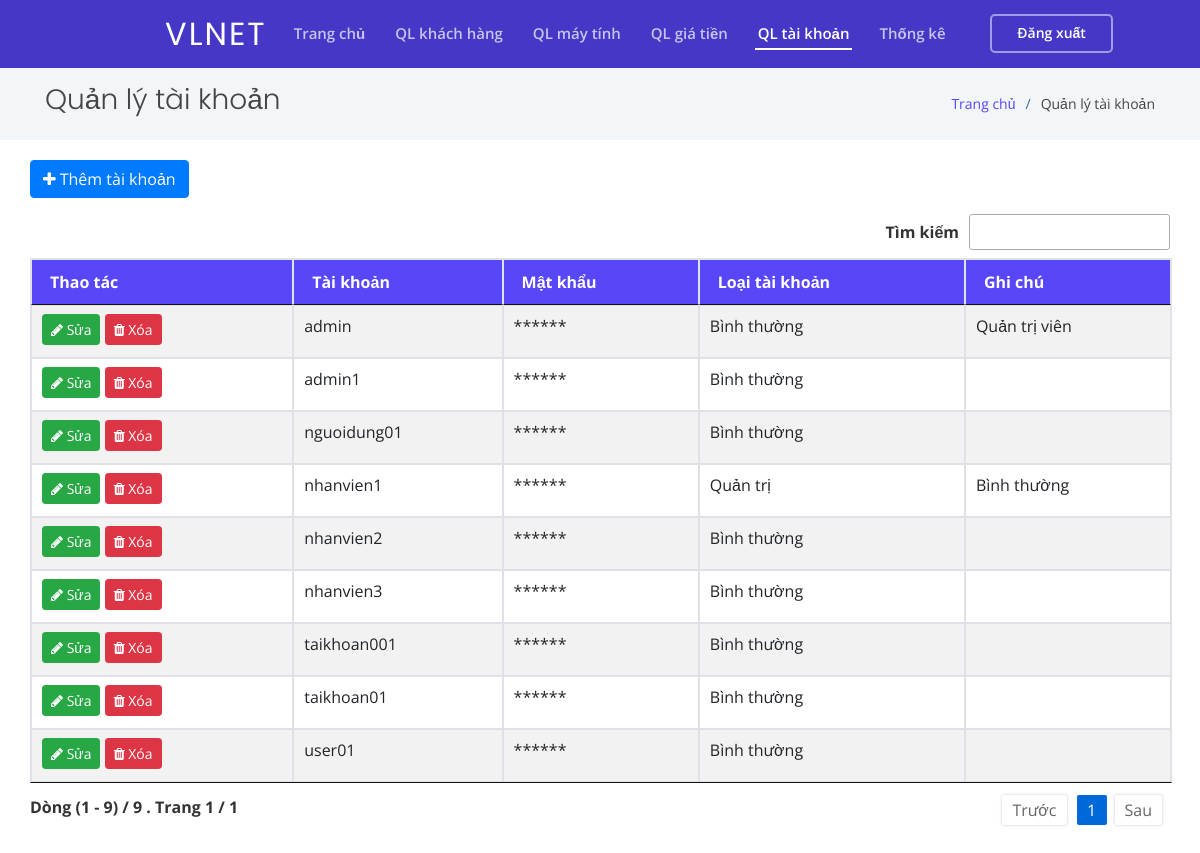
/old/ql-tai-khoan.php (signed in), run on the app's committed database.
### tables this page shows
CREATE TABLE `taikhoan` (
  `taikhoan` varchar(16) NOT NULL COMMENT 'khóa chính',
  `matkhau` char(32) NOT NULL COMMENT 'mật khẩu mã hóa',
  `loaitaikhoan` varchar(255) NOT NULL DEFAULT 'Bình thường',
  `ghichu` varchar(255) DEFAULT NULL
);

### old/ql-tai-khoan.php (the view, shortened to what this page needs)
<?php
require_once('./include/function.php');
require_once('./header.php');
$querytaikhoan = mysqli_query($conn, "SELECT * FROM `taikhoan` WHERE 1 ORDER BY `taikhoan`.`taikhoan` ASC");
?>
<div class="row">
    <button id="submit" class="btn btn-primary mb-3" data-toggle="modal" data-target="#exampleModal" data-title="Thêm thông tin khách hàng" data-type="insert"><i class="fa fa-plus"></i> Thêm tài khoản</button>
    <table id="datatable" style="width:100%" class="table table-striped table-bordered">
        <thead>
            <tr>
                <th>Thao tác</th>
                <th>Tài khoản</th>
                <th>Mật khẩu</th>
                <th>Loại tài khoản</th>
                <th>Ghi chú</th>
            </tr>
        </thead>
        <tbody>
            <?php
            if ($querytaikhoan && $querytaikhoan->num_rows > 0) {
                while ($row = mysqli_fetch_assoc($querytaikhoan)) {
            ?>
                    <tr>
                        <td>
                            <a href="#" class="btn btn-sm btn-success mb-1" title="Sửa" data-toggle="modal" data-target="#exampleModal" data-taikhoan="<?= $row['taikhoan'] ?>" data-loaitaikhoan="<?= $row['loaitaikhoan'] ?>" data-ghichu="<?= $row['ghichu'] ?>" data-title="Cập nhật thông tin khách hàng" data-type="update">
                                <i class="fa fa-pencil"></i> Sửa
                            </a>
                            <a href="#" class="btn btn-sm btn-danger mb-1" title="Xóa" data-toggle="modal" data-target="#exampleModal2" data-taikhoan="<?= $row['taikhoan'] ?>">
                                <i class="fa fa-trash"></i> Xóa
                            </a>
                        </td>
                        <td><?= $row['taikhoan'] ?></td>
                        <td>******</td>
                        <td><?= $row['loaitaikhoan'] ?></td>
                        <td><?= $row['ghichu'] ?></td>
                    </tr>
            <?php
                }
            }
            ?>
        </tbody>
    </table>
</div>
<?php
require_once('./footer.php');
?>

### old/assets/css/styleDatatable.css (style rules this page uses)
table.dataTable { width:100%;margin:0 auto;clear:both;border-collapse:separate;border-spacing:0 }
table.dataTable thead th,table.dataTable tfoot th { font-weight:bold }
table.dataTable thead th,table.dataTable thead td { padding:10px 18px;border-bottom:1px solid #111 }
table.dataTable thead .sorting,table.dataTable thead .sorting_asc,table.dataTable thead .sorting_desc,table.dataTable thead .sorting_asc_disabled,table.dataTable thead .sorting_desc_disabled { cursor:pointer;*cursor:hand;background-repeat:no-repeat;background-position:center right }
table.dataTable tbody tr { background-color:#fff }
table.dataTable tbody th,table.dataTable tbody td { padding:8px 10px }
table.dataTable.no-footer { border-bottom:1px solid #111 }
table.dataTable,table.dataTable th,table.dataTable td { box-sizing:content-box }

### old/assets/css/style.css (style rules this page uses)
body { font-family: "Open Sans", sans-serif; color: #444444; cursor: url(../cursor/xanhla.cur), auto; }
a { color: #5846f9; }
table.dataTable thead tr { background: #5846f9; color: #fff; }
table.dataTable thead th { vertical-align: middle; }

### data on the page
taikhoan: taikhoan "admin", loaitaikhoan "Bình thường", ghichu "Quản trị viên"
taikhoan: taikhoan "admin1", loaitaikhoan "Bình thường"
taikhoan: taikhoan "nguoidung01", loaitaikhoan "Bình thường"
taikhoan: taikhoan "nhanvien1", loaitaikhoan "Quản trị", ghichu "Bình thường"
taikhoan: taikhoan "nhanvien2", loaitaikhoan "Bình thường"
taikhoan: taikhoan "nhanvien3", loaitaikhoan "Bình thường"
taikhoan: taikhoan "taikhoan001", loaitaikhoan "Bình thường"
taikhoan: taikhoan "taikhoan01", loaitaikhoan "Bình thường"
taikhoan: taikhoan "user01", loaitaikhoan "Bình thường"

### other printed values
$title "Quản lý tài khoản"
